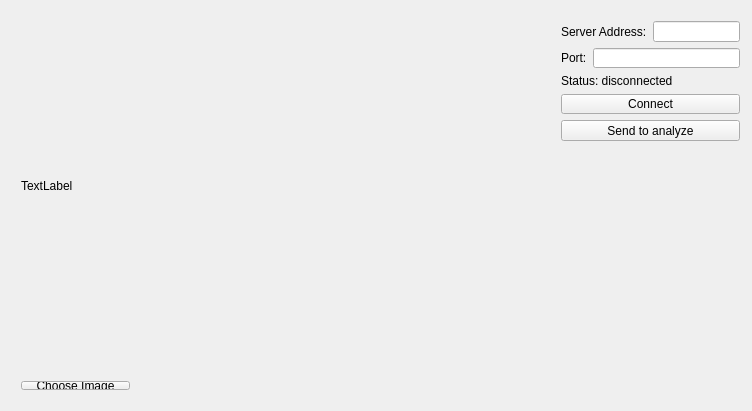
<?xml version="1.0" encoding="UTF-8"?>
<ui version="4.0">
 <class>MainWindow</class>
 <widget class="QMainWindow" name="MainWindow">
  <property name="geometry">
   <rect>
    <x>0</x>
    <y>0</y>
    <width>752</width>
    <height>411</height>
   </rect>
  </property>
  <property name="windowTitle">
   <string>MainWindow</string>
  </property>
  <widget class="QWidget" name="centralWidget">
   <widget class="QWidget" name="verticalLayoutWidget">
    <property name="geometry">
     <rect>
      <x>10</x>
      <y>10</y>
      <width>531</width>
      <height>351</height>
     </rect>
    </property>
    <layout class="QVBoxLayout" name="verticalLayout">
     <item>
      <widget class="QLabel" name="imageLabel">
       <property name="text">
        <string>TextLabel</string>
       </property>
      </widget>
     </item>
    </layout>
   </widget>
   <widget class="QWidget" name="horizontalLayoutWidget">
    <property name="geometry">
     <rect>
      <x>10</x>
      <y>370</y>
      <width>131</width>
      <height>31</height>
     </rect>
    </property>
    <layout class="QHBoxLayout" name="horizontalLayout">
     <item>
      <widget class="QPushButton" name="chooseImageButton">
       <property name="text">
        <string>Choose Image</string>
       </property>
      </widget>
     </item>
    </layout>
   </widget>
   <widget class="QWidget" name="verticalLayoutWidget_2">
    <property name="geometry">
     <rect>
      <x>550</x>
      <y>10</y>
      <width>201</width>
      <height>141</height>
     </rect>
    </property>
    <layout class="QVBoxLayout" name="verticalLayout_2">
     <item>
      <layout class="QHBoxLayout" name="horizontalLayout_3">
       <item>
        <widget class="QLabel" name="label_2">
         <property name="text">
          <string>Server Address:</string>
         </property>
        </widget>
       </item>
       <item>
        <widget class="QLineEdit" name="IPedit"/>
       </item>
      </layout>
     </item>
     <item>
      <layout class="QHBoxLayout" name="horizontalLayout_2">
       <item>
        <widget class="QLabel" name="label">
         <property name="text">
          <string>Port:</string>
         </property>
        </widget>
       </item>
       <item>
        <widget class="QLineEdit" name="portEdit"/>
       </item>
      </layout>
     </item>
     <item>
      <widget class="QLabel" name="statusLabel">
       <property name="text">
        <string>Status: disconnected</string>
       </property>
      </widget>
     </item>
     <item>
      <widget class="QPushButton" name="connectButton">
       <property name="text">
        <string>Connect</string>
       </property>
      </widget>
     </item>
     <item>
      <widget class="QPushButton" name="sendBtn">
       <property name="text">
        <string>Send to analyze</string>
       </property>
      </widget>
     </item>
    </layout>
   </widget>
  </widget>
 </widget>
 <layoutdefault spacing="6" margin="11"/>
 <resources/>
 <connections/>
</ui>
